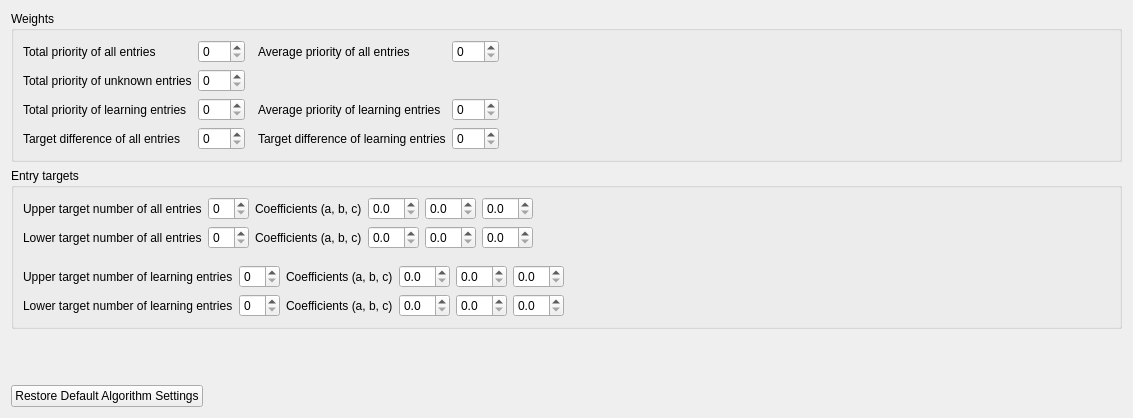
       <widget class="QWidget" name="algorithm_tab">
        <property name="sizePolicy">
         <sizepolicy hsizetype="Preferred" vsizetype="Preferred">
          <horstretch>0</horstretch>
          <verstretch>0</verstretch>
         </sizepolicy>
        </property>
        <attribute name="title">
         <string>Algorithm</string>
        </attribute>
        <layout class="QVBoxLayout" name="verticalLayout_46">
         <item>
          <widget class="QGroupBox" name="groupBox_8">
           <property name="title">
            <string>Weights</string>
           </property>
           <layout class="QHBoxLayout" name="horizontalLayout_16">
            <item>
             <layout class="QVBoxLayout" name="verticalLayout_28">
              <item>
               <widget class="QLabel" name="label_28">
                <property name="text">
                 <string>Total priority of all entries</string></property>
               </widget>
              </item>
              <item>
               <widget class="QLabel" name="label_27">
                <property name="text">
                 <string>Total priority of unknown entries</string></property>
               </widget>
              </item>
              <item>
               <widget class="QLabel" name="label_47">
                <property name="text">
                 <string>Total priority of learning entries</string></property>
               </widget>
              </item>
              <item>
               <widget class="QLabel" name="label_29">
                <property name="text">
                 <string>Target difference of all entries</string></property>
               </widget>
              </item>
             </layout>
            </item>
            <item>
             <layout class="QVBoxLayout" name="verticalLayout_29">
              <property name="rightMargin">
               <number>7</number>
              </property>
              <item>
               <widget class="QSpinBox" name="totalPriorityAllMorphsSpinBox">
                <property name="maximum">
                 <number>999</number>
                </property>
               </widget>
              </item>
              <item>
               <widget class="QSpinBox" name="totalPriorityUknownMorphsSpinBox">
                <property name="maximum">
                 <number>999</number>
                </property>
               </widget>
              </item>
              <item>
               <widget class="QSpinBox" name="totalPriorityLearningMorphsSpinBox">
                <property name="maximum">
                 <number>999</number>
                </property>
               </widget>
              </item>
              <item>
               <widget class="QSpinBox" name="targetDifferenceAllMorphsSpinBox">
                <property name="maximum">
                 <number>999</number>
                </property>
               </widget>
              </item>
             </layout>
            </item>
            <item>
             <layout class="QVBoxLayout" name="verticalLayout_32">
              <item>
               <widget class="QLabel" name="label_38">
                <property name="text">
                 <string>Average priority of all entries</string></property>
               </widget>
              </item>
              <item>
               <widget class="QLabel" name="label_49">
                <property name="text">
                 <string />
                </property>
               </widget>
              </item>
              <item>
               <widget class="QLabel" name="label_48">
                <property name="text">
                 <string>Average priority of learning entries</string></property>
               </widget>
              </item>
              <item>
               <widget class="QLabel" name="label_41">
                <property name="text">
                 <string>Target difference of learning entries</string></property>
               </widget>
              </item>
             </layout>
            </item>
            <item>
             <layout class="QVBoxLayout" name="verticalLayout_33">
              <item>
               <widget class="QSpinBox" name="averagePriorityAllMorphsSpinBox">
                <property name="maximum">
                 <number>999</number>
                </property>
               </widget>
              </item>
              <item>
               <widget class="QLabel" name="label_26">
                <property name="text">
                 <string />
                </property>
               </widget>
              </item>
              <item>
               <widget class="QSpinBox" name="averagePriorityLearningMorphsSpinBox">
                <property name="maximum">
                 <number>999</number>
                </property>
               </widget>
              </item>
              <item>
               <widget class="QSpinBox" name="targetDifferenceLearningMorphsSpinBox">
                <property name="maximum">
                 <number>999</number>
                </property>
               </widget>
              </item>
             </layout>
            </item>
            <item>
             <spacer name="horizontalSpacer_19">
              <property name="orientation">
               <enum>Qt::Horizontal</enum>
              </property>
              <property name="sizeHint" stdset="0">
               <size>
                <width>516</width>
                <height>17</height>
               </size>
              </property>
             </spacer>
            </item>
           </layout>
          </widget>
         </item>
         <item>
          <widget class="QGroupBox" name="groupBox_9">
           <property name="title">
            <string>Entry targets</string></property>
           <layout class="QVBoxLayout" name="verticalLayout_45">
            <item>
             <layout class="QHBoxLayout" name="horizontalLayout_14">
              <item>
               <layout class="QVBoxLayout" name="verticalLayout_26">
                <item>
                 <widget class="QLabel" name="label_24">
                  <property name="text">
                   <string>Upper target number of all entries</string></property>
                 </widget>
                </item>
                <item>
                 <widget class="QLabel" name="label_22">
                  <property name="text">
                   <string>Lower target number of all entries</string></property>
                 </widget>
                </item>
               </layout>
              </item>
              <item>
               <layout class="QVBoxLayout" name="verticalLayout_27">
                <item>
                 <widget class="QSpinBox" name="upperTargetAllMorphsSpinBox" />
                </item>
                <item>
                 <widget class="QSpinBox" name="lowerTargetAllMorphsSpinBox" />
                </item>
               </layout>
              </item>
              <item>
               <layout class="QVBoxLayout" name="verticalLayout_31">
                <item>
                 <widget class="QLabel" name="label_25">
                  <property name="text">
                   <string>Coefficients (a, b, c)</string>
                  </property>
                 </widget>
                </item>
                <item>
                 <widget class="QLabel" name="label_23">
                  <property name="text">
                   <string>Coefficients (a, b, c)</string>
                  </property>
                 </widget>
                </item>
               </layout>
              </item>
              <item>
               <layout class="QVBoxLayout" name="verticalLayout_34">
                <item>
                 <widget class="QDoubleSpinBox" name="upperTargetAllMorphsCoefficientA">
                  <property name="decimals">
                   <number>1</number>
                  </property>
                  <property name="maximum">
                   <double>10.000000000000000</double>
                  </property>
                  <property name="singleStep">
                   <double>0.100000000000000</double>
                  </property>
                 </widget>
                </item>
                <item>
                 <widget class="QDoubleSpinBox" name="lowerTargetAllMorphsCoefficientA">
                  <property name="decimals">
                   <number>1</number>
                  </property>
                  <property name="maximum">
                   <double>10.000000000000000</double>
                  </property>
                  <property name="singleStep">
                   <double>0.100000000000000</double>
                  </property>
                 </widget>
                </item>
               </layout>
              </item>
              <item>
               <layout class="QVBoxLayout" name="verticalLayout_38">
                <item>
                 <widget class="QDoubleSpinBox" name="upperTargetAllMorphsCoefficientB">
                  <property name="decimals">
                   <number>1</number>
                  </property>
                  <property name="maximum">
                   <double>10.000000000000000</double>
                  </property>
                  <property name="singleStep">
                   <double>0.100000000000000</double>
                  </property>
                 </widget>
                </item>
                <item>
                 <widget class="QDoubleSpinBox" name="lowerTargetAllMorphsCoefficientB">
                  <property name="decimals">
                   <number>1</number>
                  </property>
                  <property name="maximum">
                   <double>10.000000000000000</double>
                  </property>
                  <property name="singleStep">
                   <double>0.100000000000000</double>
                  </property>
                 </widget>
                </item>
               </layout>
              </item>
              <item>
               <layout class="QVBoxLayout" name="verticalLayout_39">
                <item>
                 <widget class="QDoubleSpinBox" name="upperTargetAllMorphsCoefficientC">
                  <property name="decimals">
                   <number>1</number>
                  </property>
                  <property name="maximum">
                   <double>10.000000000000000</double>
                  </property>
                  <property name="singleStep">
                   <double>0.100000000000000</double>
                  </property>
                 </widget>
                </item>
                <item>
                 <widget class="QDoubleSpinBox" name="lowerTargetAllMorphsCoefficientC">
                  <property name="decimals">
                   <number>1</number>
                  </property>
                  <property name="maximum">
                   <double>10.000000000000000</double>
                  </property>
                  <property name="singleStep">
                   <double>0.100000000000000</double>
                  </property>
                 </widget>
                </item>
               </layout>
              </item>
              <item>
               <spacer name="horizontalSpacer_14">
                <property name="orientation">
                 <enum>Qt::Horizontal</enum>
                </property>
                <property name="sizeHint" stdset="0">
                 <size>
                  <width>577</width>
                  <height>20</height>
                 </size>
                </property>
               </spacer>
              </item>
             </layout>
            </item>
            <item>
             <layout class="QHBoxLayout" name="horizontalLayout_15">
              <property name="topMargin">
               <number>10</number>
              </property>
              <item>
               <layout class="QVBoxLayout" name="verticalLayout_40">
                <item>
                 <widget class="QLabel" name="label_30">
                  <property name="text">
                   <string>Upper target number of learning entries</string></property>
                 </widget>
                </item>
                <item>
                 <widget class="QLabel" name="label_32">
                  <property name="text">
                   <string>Lower target number of learning entries</string></property>
                 </widget>
                </item>
               </layout>
              </item>
              <item>
               <layout class="QVBoxLayout" name="verticalLayout_41">
                <item>
                 <widget class="QSpinBox" name="upperTargetLearningMorphsSpinBox" />
                </item>
                <item>
                 <widget class="QSpinBox" name="lowerTargetLearningMorphsSpinBox" />
                </item>
               </layout>
              </item>
              <item>
               <layout class="QVBoxLayout" name="verticalLayout_30">
                <item>
                 <widget class="QLabel" name="label_31">
                  <property name="text">
                   <string>Coefficients (a, b, c)</string>
                  </property>
                 </widget>
                </item>
                <item>
                 <widget class="QLabel" name="label_33">
                  <property name="text">
                   <string>Coefficients (a, b, c)</string>
                  </property>
                 </widget>
                </item>
               </layout>
              </item>
              <item>
               <layout class="QVBoxLayout" name="verticalLayout_42">
                <item>
                 <widget class="QDoubleSpinBox" name="upperTargetLearningMorphsCoefficientA">
                  <property name="decimals">
                   <number>1</number>
                  </property>
                  <property name="maximum">
                   <double>10.000000000000000</double>
                  </property>
                  <property name="singleStep">
                   <double>0.100000000000000</double>
                  </property>
                 </widget>
                </item>
                <item>
                 <widget class="QDoubleSpinBox" name="lowerTargetLearningMorphsCoefficientA">
                  <property name="decimals">
                   <number>1</number>
                  </property>
                  <property name="maximum">
                   <double>10.000000000000000</double>
                  </property>
                  <property name="singleStep">
                   <double>0.100000000000000</double>
                  </property>
                 </widget>
                </item>
               </layout>
              </item>
              <item>
               <layout class="QVBoxLayout" name="verticalLayout_43">
                <item>
                 <widget class="QDoubleSpinBox" name="upperTargetLearningMorphsCoefficientB">
                  <property name="decimals">
                   <number>1</number>
                  </property>
                  <property name="maximum">
                   <double>10.000000000000000</double>
                  </property>
                  <property name="singleStep">
                   <double>0.100000000000000</double>
                  </property>
                 </widget>
                </item>
                <item>
                 <widget class="QDoubleSpinBox" name="lowerTargetLearningMorphsCoefficientB">
                  <property name="decimals">
                   <number>1</number>
                  </property>
                  <property name="maximum">
                   <double>10.000000000000000</double>
                  </property>
                  <property name="singleStep">
                   <double>0.100000000000000</double>
                  </property>
                 </widget>
                </item>
               </layout>
              </item>
              <item>
               <layout class="QVBoxLayout" name="verticalLayout_44">
                <item>
                 <widget class="QDoubleSpinBox" name="upperTargetLearningMorphsCoefficientC">
                  <property name="decimals">
                   <number>1</number>
                  </property>
                  <property name="maximum">
                   <double>10.000000000000000</double>
                  </property>
                  <property name="singleStep">
                   <double>0.100000000000000</double>
                  </property>
                 </widget>
                </item>
                <item>
                 <widget class="QDoubleSpinBox" name="lowerTargetLearningMorphsCoefficientC">
                  <property name="decimals">
                   <number>1</number>
                  </property>
                  <property name="maximum">
                   <double>10.000000000000000</double>
                  </property>
                  <property name="singleStep">
                   <double>0.100000000000000</double>
                  </property>
                 </widget>
                </item>
               </layout>
              </item>
              <item>
               <spacer name="horizontalSpacer_15">
                <property name="orientation">
                 <enum>Qt::Horizontal</enum>
                </property>
                <property name="sizeHint" stdset="0">
                 <size>
                  <width>40</width>
                  <height>20</height>
                 </size>
                </property>
               </spacer>
              </item>
             </layout>
            </item>
           </layout>
          </widget>
         </item>
         <item>
          <spacer name="verticalSpacer_6">
           <property name="orientation">
            <enum>Qt::Vertical</enum>
           </property>
           <property name="sizeHint" stdset="0">
            <size>
             <width>20</width>
             <height>40</height>
            </size>
           </property>
          </spacer>
         </item>
         <item>
          <layout class="QHBoxLayout" name="horizontalLayout_17">
           <property name="topMargin">
            <number>10</number>
           </property>
           <item>
            <widget class="QPushButton" name="restoreAlgorithmPushButton">
             <property name="text">
              <string>Restore Default Algorithm Settings</string>
             </property>
            </widget>
           </item>
           <item>
            <spacer name="horizontalSpacer_18">
             <property name="orientation">
              <enum>Qt::Horizontal</enum>
             </property>
             <property name="sizeHint" stdset="0">
              <size>
               <width>40</width>
               <height>20</height>
              </size>
             </property>
            </spacer>
           </item>
          </layout>
         </item>
        </layout>
       </widget>
